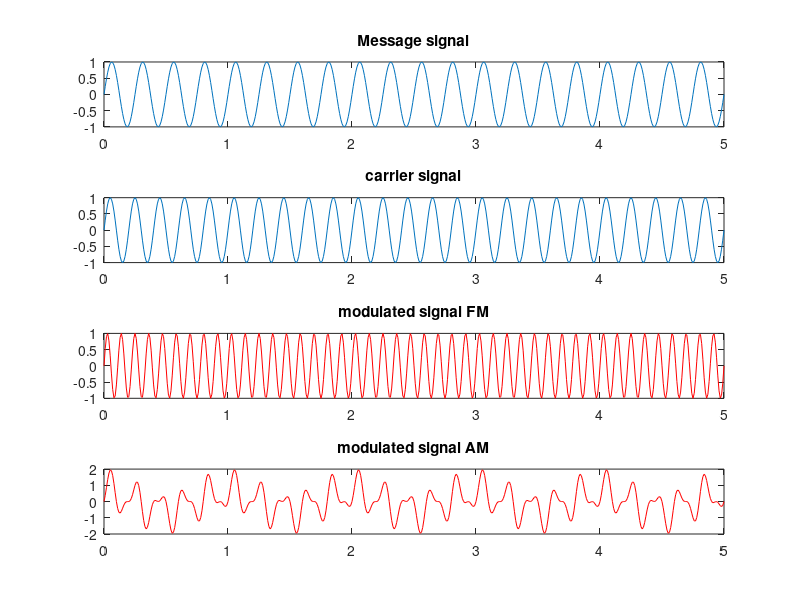

MATLAB code to generate this figure:
clear;


Ac=1,Am=1,Fc=5,Fm=4,T=5;
t = 0:0.01:T;

Ym=Am.*sin(2*pi*Fm*t);
subplot(411);
plot(t,Ym);
title('Message signal');

Yc=Ac.*sin(2*pi*Fc*t);
subplot(412);
plot(t,Yc);
title('carrier signal');

Z=Ac.*sin(2*pi*Fc*t+((Am/Ac).*(2*pi*Fm*t)));
subplot(413);
plot(t,Z,'r');
title('modulated signal FM');

Z=(Ac+Ym).*Yc;
subplot(414);
plot(t,Z,'r');
title('modulated signal AM');